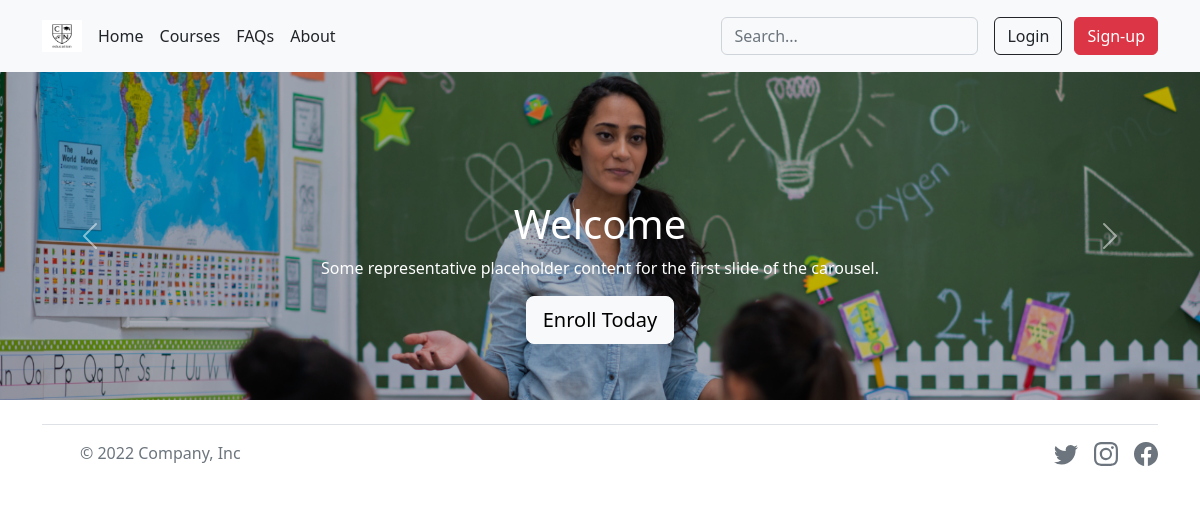
/, run on an earlier commit of the app's database.
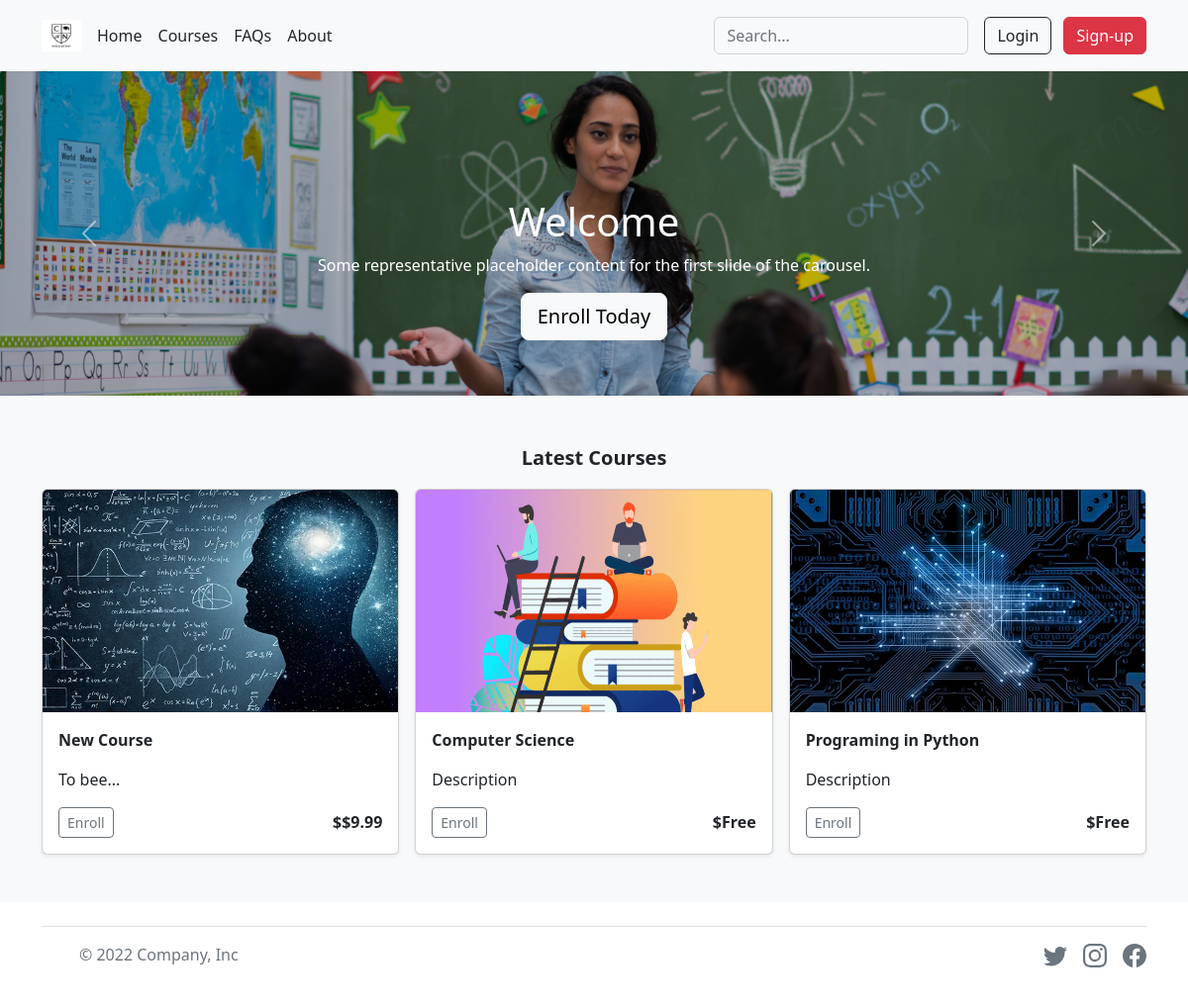
And on a later commit of the database.
### tables this page shows
CREATE TABLE courses (id INTEGER PRIMARY KEY AUTOINCREMENT NOT NULL, price TEXT NOT NULL, text TEXT NOT NULL, name TEXT NOT NULL);

### app.py (the view)
@app.route("/")
def index():
    courses = db.execute("SELECT * FROM courses ORDER BY id DESC LIMIT 3")
    return render_template("index.html", ids = courses)

### app.py (called while the page is built)
@app.after_request
def after_request(response):
    response.headers["Cache-Control"] = "no-cache, no-store, must-revalidate"
    response.headers["Expires"] = 0
    response.headers["Pragma"] = "no-cache"
    return response

### templates/index.html (shortened to what this page needs)
{% extends "layout.html" %}
{% block main %}
<div id="carousel" class="carousel slide" data-bs-ride="carousel">
    <div class="carousel-inner">
      <div class="carousel-item active" data-bs-interval="5000">
        <img class="img-fluid bd-placeholder-img bd-placeholder-img-lg d-block w-100" src="../static/images/carousel/car1.png" role="img" aria-label="Placeholder: First slide" preserveAspectRatio="xMidYMid slice" focusable="false"><title>Placeholder</title><rect width="100%" height="100%" fill="#777"></rect></img>
        <div class="carousel-caption">
          <h1>Welcome</h1>
          <p>Some representative placeholder content for the first slide of the carousel.</p>
          <p><a class="btn btn-lg btn-light" href="/courses">Enroll Today</a></p>
        </div>
      </div>
    </div>
    <button class="carousel-control-prev" type="button" data-bs-target="#carousel" data-bs-slide="prev">
      <span class="carousel-control-prev-icon" aria-hidden="true"></span>
    </button>
    <button class="carousel-control-next" type="button" data-bs-target="#carousel" data-bs-slide="next">
      <span class="carousel-control-next-icon" aria-hidden="true"></span>
    </button>
  </div>
{% if ids %}
  <div class="album py-5 bg-light">
    <div class="container">
      <p class="text-center fs-5 fw-semibold">Latest Courses</p>
      <div class="row row-cols-1 row-cols-sm-2 row-cols-md-3 g-3">
        {% for id in ids %}
        <form action="/info" method="get">
        <div class="col">
          <div class="card shadow-sm">
            <img src="../static/images/courses/{{ id.id }}.png" class="bd-placeholder-img card-img-top" width="100%" height="225" alt="...">
            <div class="card-body">
              <p class="card-text fw-bold">{{ id.name }}</p>
              <p class="card-text">{{ id.text }}</p>
              <div class="d-flex justify-content-between align-items-center">
                <div class="btn-group">
                  <button class="btn btn-sm btn-outline-secondary" id="id" name="id" value="{{ id.id }}">Enroll</a>
                </div>
                <small class="fs-6 fw-semibold">{% if id.price == 0 %}Free{% else %}${{ id.price }}{% endif %}</small>
              </div>
            </div>
          </div>
        </div>
      </form>
        {% endfor %}
      </div>
    </div>
  </div>
{% endif %}
{% endblock %}

What changed in the data, as far as the page shows it:
added courses: shows a picture, name "New Course", text "To bee...", {{ id.id }} 4 (drawn), price "$9.99"
added courses: shows a picture, name "Computer Science", text "Description", {{ id.id }} 3 (drawn), price "Free"
added courses: shows a picture, name "Programing in Python", text "Description", {{ id.id }} 2 (drawn), price "Free"
Also different on the page:
text now shown: "Latest Courses"
